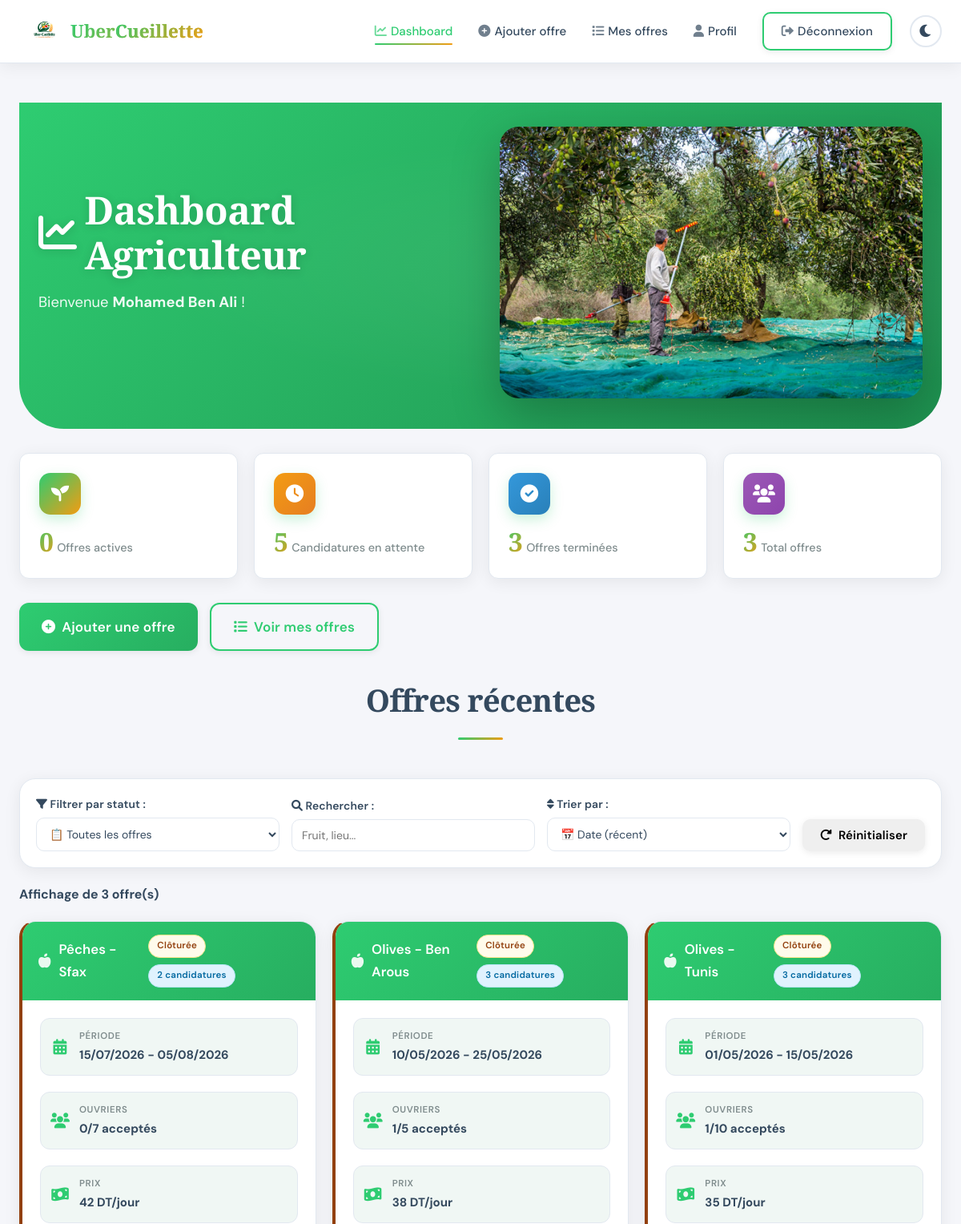
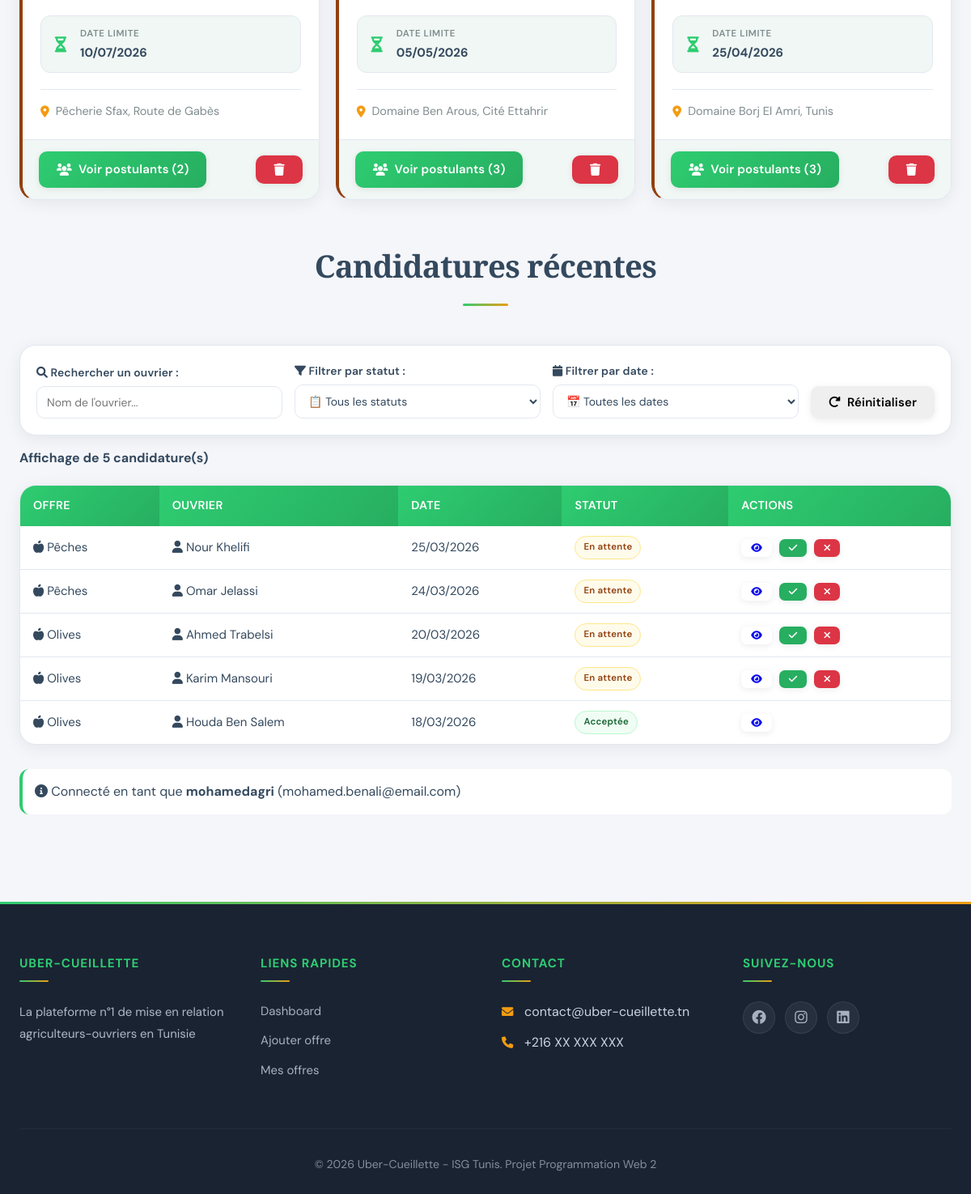
Page /src/agriculteur/dashboard.php (signed in) on the committed database (2 pictures, top to bottom).
### tables this page shows
CREATE TABLE IF NOT EXISTS `uber_cueillette_agriculteur` (
  `id_agriculteur` int NOT NULL AUTO_INCREMENT,
  `nom` varchar(30) NOT NULL,
  `prenom` varchar(30) NOT NULL,
  `CIN` varchar(8) NOT NULL,
  `email` varchar(30) NOT NULL,
  `adresse` varchar(50) NOT NULL,
  `pseudo` varchar(30) NOT NULL,
  `password` varchar(255) NOT NULL,
  PRIMARY KEY (`id_agriculteur`),
  UNIQUE KEY `CIN` (`CIN`),
  UNIQUE KEY `email` (`email`),
  UNIQUE KEY `pseudo` (`pseudo`)
);

CREATE TABLE IF NOT EXISTS `uber_cueillette_offre` (
  `id_offre` int NOT NULL AUTO_INCREMENT,
  `id_type_fruit` int NOT NULL,
  `id_gouvernorat` int NOT NULL,
  `adresse` varchar(50) NOT NULL,
  `date_debut` date NOT NULL,
  `date_fin` date NOT NULL,
  `nombre_ouvriers` int NOT NULL,
  `prix_journee` float NOT NULL,
  `description` TEXT,
  `date_limite` date NOT NULL,
  `id_agriculteur` int NOT NULL,
  PRIMARY KEY (`id_offre`),
  KEY `fk_offre_type_fruit` (`id_type_fruit`),
  KEY `fk_offre_gouvernorat` (`id_gouvernorat`),
  KEY `fk_offre_agriculteur` (`id_agriculteur`)
);

CREATE TABLE IF NOT EXISTS `uber_cueillette_type_fruit` (
  `id_type_fruit` int NOT NULL AUTO_INCREMENT,
  `libelle` varchar(20) NOT NULL,
  PRIMARY KEY (`id_type_fruit`)
);

CREATE TABLE IF NOT EXISTS `uber_cueillette_gouvernorat` (
  `id_gouvernorat` int NOT NULL AUTO_INCREMENT,
  `libelle` varchar(30) NOT NULL,
  PRIMARY KEY (`id_gouvernorat`)
);

CREATE TABLE IF NOT EXISTS `uber_cueillette_candidature` (
  `id_candidature` int NOT NULL AUTO_INCREMENT,
  `id_offre` int NOT NULL,
  `id_ouvrier` int NOT NULL,
  `decision` enum('en_attente','acceptee','refusee') DEFAULT 'en_attente',
  `date_candidature` timestamp NULL DEFAULT CURRENT_TIMESTAMP,
  `note` int DEFAULT NULL,
  `commentaire` varchar(50) DEFAULT NULL,
  `remuneration` float DEFAULT NULL,
  PRIMARY KEY (`id_candidature`),
  KEY `fk_candidature_offre` (`id_offre`),
  KEY `fk_candidature_ouvrier` (`id_ouvrier`)
);

CREATE TABLE IF NOT EXISTS `uber_cueillette_ouvrier` (
  `id_ouvrier` int NOT NULL AUTO_INCREMENT,
  `nom` varchar(30) NOT NULL,
  `prenom` varchar(30) NOT NULL,
  `CIN` varchar(8) NOT NULL,
  `email` varchar(30) NOT NULL,
  `photo` longblob,
  `description` varchar(100) DEFAULT NULL,
  `pseudo` varchar(30) NOT NULL,
  `password` varchar(255) NOT NULL,
  PRIMARY KEY (`id_ouvrier`),
  UNIQUE KEY `CIN` (`CIN`),
  UNIQUE KEY `email` (`email`),
  UNIQUE KEY `pseudo` (`pseudo`)
);

### src/agriculteur/dashboard.php (the view, shortened to what the rows shown need)
<?php
require_once('../config/database.php');
$id_agriculteur = $_SESSION['user_id'];
$sql = "SELECT * FROM uber_cueillette_agriculteur WHERE id_agriculteur = ?";
$stmt = $pdo->prepare($sql);
$stmt->execute([$id_agriculteur]);
$agriculteur = $stmt->fetch();
$sql = "SELECT o.*, tf.libelle as type_fruit, g.libelle as gouvernorat_libelle,
        (SELECT COUNT(*) FROM uber_cueillette_candidature WHERE id_offre = o.id_offre) as nb_candidatures,
        (SELECT COUNT(*) FROM uber_cueillette_candidature WHERE id_offre = o.id_offre AND decision = 'acceptee') as nb_acceptes
        FROM uber_cueillette_offre o
        JOIN uber_cueillette_type_fruit tf ON o.id_type_fruit = tf.id_type_fruit
        JOIN uber_cueillette_gouvernorat g ON o.id_gouvernorat = g.id_gouvernorat
        WHERE o.id_agriculteur = ?
        ORDER BY o.date_limite DESC
        LIMIT 3";
$stmt = $pdo->prepare($sql);
$stmt->execute([$id_agriculteur]);
$offres_recentes = $stmt->fetchAll();
$sql = "SELECT c.*, o.adresse, tf.libelle as type_fruit,
            ouv.nom as ouvrier_nom, ouv.prenom as ouvrier_prenom, ouv.id_ouvrier,
            o.id_offre, o.nombre_ouvriers
        FROM uber_cueillette_candidature c
        JOIN uber_cueillette_offre o ON c.id_offre = o.id_offre
        JOIN uber_cueillette_type_fruit tf ON o.id_type_fruit = tf.id_type_fruit
        JOIN uber_cueillette_ouvrier ouv ON c.id_ouvrier = ouv.id_ouvrier
        WHERE o.id_agriculteur = ?
        ORDER BY c.date_candidature DESC
        LIMIT 5";
$stmt = $pdo->prepare($sql);
$stmt->execute([$id_agriculteur]);
$candidatures_recentes = $stmt->fetchAll();
?>
<!DOCTYPE html>
<html lang="fr">
<head>
    <link rel="stylesheet" href="https://cdnjs.cloudflare.com/ajax/libs/font-awesome/6.0.0/css/all.min.css">
    <link rel="stylesheet" href="../css/style.css">
</head>
<body>
<main>
    <div class="container">
        <div class="hero" style="padding: 30px 0; margin-bottom: 30px;">
            <div class="container">
                <div class="hero-content">
                    <h1><i class="fas fa-chart-line"></i> Dashboard Agriculteur</h1>
                    <p>Bienvenue <strong><?php echo htmlspecialchars($agriculteur['prenom'] . ' ' . $agriculteur['nom']); ?></strong> !</p>
                </div>
            </div>
        </div>
        <h2 class="section-title">Offres récentes</h2>
        <?php if (empty($offres_recentes)): ?>
            <div class="empty-state">
                <i class="fas fa-seedling"></i>
                <h3>Aucune offre pour le moment</h3>
                <p>Commencez par créer votre première offre de récolte</p>
                <a href="ajouter-offre.php" class="btn btn-primary">Créer une offre</a>
            </div>
        <?php else: ?>
            <div class="card-grid" id="offres-grid">
                <?php foreach($offres_recentes as $offre): ?>
                <?php
                $aujourdhui = date('Y-m-d');
                if ($offre['date_limite'] >= $aujourdhui) {
                    $statut = 'ouverte';
                    $statut_class = 'success';
                    $statut_text = 'Ouverte';
                } else {
                    $statut = 'cloturee';
                    $statut_class = 'warning';
                    $statut_text = 'Clôturée';
                }
                ?>
                <div class="card offre-card"
                        data-statut="<?php echo $statut; ?>"
                        data-id="<?php echo $offre['id_offre']; ?>"
                        data-fruit="<?php echo strtolower($offre['type_fruit']); ?>"
                        data-lieu="<?php echo strtolower($offre['gouvernorat_libelle'] . ' ' . $offre['adresse']); ?>"
                        data-prix="<?php echo $offre['prix_journee']; ?>"
                        data-candidatures="<?php echo $offre['nb_candidatures']; ?>"
                        data-date="<?php echo strtotime($offre['date_limite']); ?>">
                    <div class="card-header">
                        <div style="display: flex; align-items: center; gap: 10px;">
                            <i class="fas fa-apple-alt"></i>
                            <span class="titre-offre"><?php echo htmlspecialchars($offre['type_fruit'] . ' - ' . $offre['gouvernorat_libelle']); ?></span>
                        </div>
                        <div class="badge-group">
                            <span class="badge badge-<?php echo $statut_class; ?> statut-badge"><?php echo $statut_text; ?></span>
                            <span class="badge badge-info"><?php echo $offre['nb_candidatures']; ?> candidatures</span>
                        </div>
                    </div>
                    <div class="card-body">
                        <div class="offre-details-grid">
                            <div class="offre-detail">
                                <i class="fas fa-calendar-alt"></i>
                                <div>
                                    <small>Période</small>
                                    <strong><?php echo date('d/m/Y', strtotime($offre['date_debut'])); ?> - <?php echo date('d/m/Y', strtotime($offre['date_fin'])); ?></strong>
                                </div>
                            </div>
                            <div class="offre-detail">
                                <i class="fas fa-users"></i>
                                <div>
                                    <small>Ouvriers</small>
                                    <strong><span class="nb-acceptes"><?php echo $offre['nb_acceptes']; ?></span>/<span class="nb-total"><?php echo $offre['nombre_ouvriers']; ?></span> acceptés</strong>
                                </div>
                            </div>
                            <div class="offre-detail">
                                <i class="fas fa-money-bill-wave"></i>
                                <div>
                                    <small>Prix</small>
                                    <strong class="prix-offre"><?php echo $offre['prix_journee']; ?> DT/jour</strong>
                                </div>
                            </div>
                            <div class="offre-detail">
                                <i class="fas fa-hourglass-half"></i>
                                <div>
                                    <small>Date limite</small>
                                    <strong><?php echo date('d/m/Y', strtotime($offre['date_limite'])); ?></strong>
                                </div>
                            </div>
                        </div>
                        <div class="offre-location">
                            <i class="fas fa-map-marker-alt"></i> <?php echo htmlspecialchars($offre['adresse']); ?>
                        </div>
                    </div>
                    <div class="card-footer">
                        <a href="postulants.php?offre=<?php echo $offre['id_offre']; ?>" class="btn btn-primary">
                            <i class="fas fa-users"></i> Voir postulants (<?php echo $offre['nb_candidatures']; ?>)
                        </a>
                        <button class="btn btn-danger btn-supprimer" data-id="<?php echo $offre['id_offre']; ?>">
                            <i class="fas fa-trash"></i>
                        </button>
                    </div>
                </div>
                <?php endforeach; ?>
            </div>
        <?php endif; ?>
        <h2 class="section-title" style="margin-top: 50px;">Candidatures récentes</h2>
        <?php if (empty($candidatures_recentes)): ?>
            <div class="empty-state">
                <i class="fas fa-users"></i>
                <h3>Aucune candidature pour le moment</h3>
                <p>Les candidatures apparaîtront ici quand des ouvriers postuleront</p>
            </div>
        <?php else: ?>
            <div class="table-container">
                <table id="candidatures-table">
                    <thead>
                        <tr>
                            <th>Offre</th>
                            <th>Ouvrier</th>
                            <th>Date</th>
                            <th>Statut</th>
                            <th>Actions</th>
                        </tr>
                    </thead>
                    <tbody id="candidatures-body">
                        <?php foreach($candidatures_recentes as $candidature): ?>
                        <?php
                        if ($candidature['decision'] == 'en_attente') {
                            $statut_class = 'warning';
                            $statut_text = 'En attente';
                        } elseif ($candidature['decision'] == 'acceptee') {
                            $statut_class = 'success';
                            $statut_text = 'Acceptée';
                        } else {
                            $statut_class = 'danger';
                            $statut_text = 'Refusée';
                        }
                        $date_timestamp = strtotime($candidature['date_candidature']);
                        ?>
                        <tr data-id="<?php echo $candidature['id_candidature']; ?>"
                            data-statut="<?php echo $candidature['decision']; ?>"
                            data-date="<?php echo $date_timestamp; ?>"
                            data-ouvrier="<?php echo strtolower($candidature['ouvrier_prenom'] . ' ' . $candidature['ouvrier_nom']); ?>">
                            <td>
                                <i class="fas fa-apple-alt"></i> <?php echo htmlspecialchars($candidature['type_fruit']); ?>
                            </td>
                            <td class="nom-ouvrier">
                                <i class="fas fa-user"></i> <?php echo htmlspecialchars($candidature['ouvrier_prenom'] . ' ' . $candidature['ouvrier_nom']); ?>
                            </td>
                            <td class="date-candidature">
                                <?php echo date('d/m/Y', $date_timestamp); ?>
                            </td>
                            <td>
                                <span class="badge badge-<?php echo $statut_class; ?> statut-candidature"><?php echo $statut_text; ?></span>
                            </td>
                            <td class="actions-cell">
                                <a href="profil-ouvrier.php?id=<?php echo $candidature['id_ouvrier']; ?>" class="btn btn-secondary btn-small" title="Voir le profil">
                                    <i class="fas fa-eye"></i>
                                </a>
                                <?php if ($candidature['decision'] == 'en_attente'): ?>
                                <button class="btn btn-success btn-small btn-accepter" data-id="<?php echo $candidature['id_candidature']; ?>" title="Accepter">
                                    <i class="fas fa-check"></i>
                                </button>
                                <button class="btn btn-danger btn-small btn-refuser" data-id="<?php echo $candidature['id_candidature']; ?>" title="Refuser">
                                    <i class="fas fa-times"></i>
                                </button>
                                <?php endif; ?>
                            </td>
                        </tr>
                        <?php endforeach; ?>
                    </tbody>
                </table>
            </div>
        <?php endif; ?>
        <div style="margin-top: 30px; padding: 15px; background: var(--card-bg); border-radius: var(--border-radius); border-left: 4px solid var(--primary-color);">
            <p>
                <i class="fas fa-info-circle"></i>
                Connecté en tant que <strong><?php echo htmlspecialchars($agriculteur['pseudo']); ?></strong>
                (<?php echo htmlspecialchars($agriculteur['email']); ?>)
            </p>
        </div>
    </div>
</main>
</body>
</html>

### rows in the picture
uber_cueillette_agriculteur: prenom+nom "Mohamed Ben Ali", pseudo "mohamedagri", email "mohamed.benali@email.com"
uber_cueillette_offre: id_type_fruit.libelle "Pêches - Sfax", date_limite "Clôturée", nb_candidatures "2", date_debut "15/07/2026", date_fin "05/08/2026", nb_acceptes "0", nombre_ouvriers "7", prix_journee "42", date_limite "10/07/2026", adresse "Pêcherie Sfax, Route de Gabès"
uber_cueillette_offre: id_type_fruit.libelle "Olives - Ben Arous", date_limite "Clôturée", nb_candidatures "3", date_debut "10/05/2026", date_fin "25/05/2026", nb_acceptes "1", nombre_ouvriers "5", prix_journee "38", date_limite "05/05/2026", adresse "Domaine Ben Arous, Cité Ettahrir"
uber_cueillette_offre: id_type_fruit.libelle "Olives - Tunis", date_limite "Clôturée", nb_candidatures "3", date_debut "01/05/2026", date_fin "15/05/2026", nb_acceptes "1", nombre_ouvriers "10", prix_journee "35", date_limite "25/04/2026", adresse "Domaine Borj El Amri, Tunis"
uber_cueillette_candidature: uber_cueillette_type_fruit.libelle "Pêches", id_ouvrier.nom "Nour Khelifi", date_candidature "25/03/2026", decision "En attente"
uber_cueillette_candidature: uber_cueillette_type_fruit.libelle "Pêches", id_ouvrier.nom "Omar Jelassi", date_candidature "24/03/2026", decision "En attente"
uber_cueillette_candidature: uber_cueillette_type_fruit.libelle "Olives", id_ouvrier.nom "Ahmed Trabelsi", date_candidature "20/03/2026", decision "En attente"
uber_cueillette_candidature: uber_cueillette_type_fruit.libelle "Olives", id_ouvrier.nom "Karim Mansouri", date_candidature "19/03/2026", decision "En attente"
uber_cueillette_candidature: uber_cueillette_type_fruit.libelle "Olives", id_ouvrier.nom "Houda Ben Salem", date_candidature "18/03/2026", decision "Acceptée"

### other values in the picture
$offres_actives "0"
$candidatures_attente "5"
$offres_terminees "3"
$total_offres "3"
count($offres_recentes) "3"
count($candidatures_recentes) "5"
